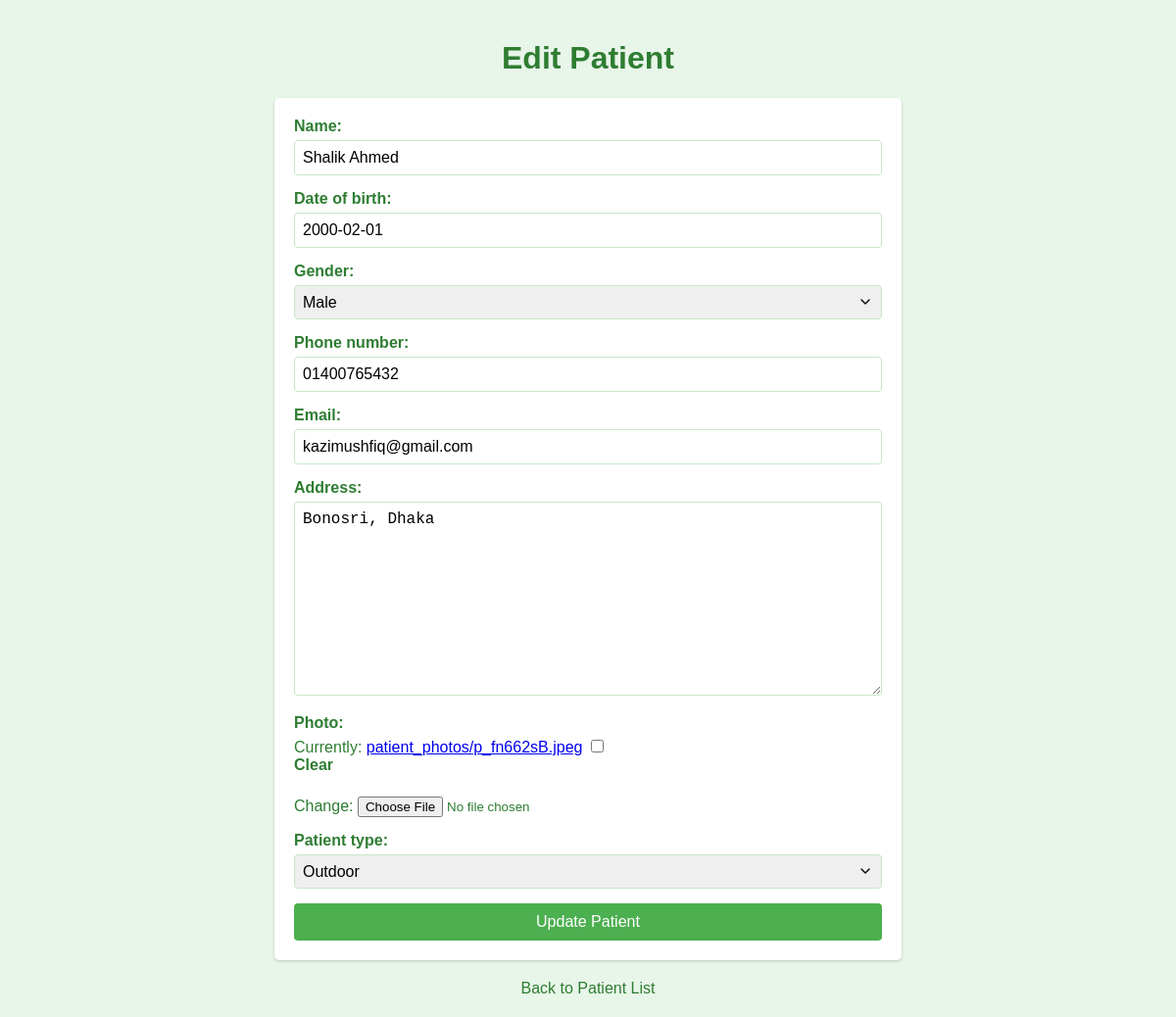
Page /patients/7/edit/ (signed in) on the committed database.
### hospital/models.py (models this page shows, shortened)
class Patient(models.Model):
    PATIENT_TYPES = [
        ('indoor', 'Indoor'),
        ('outdoor', 'Outdoor'),
    ]
    name = models.CharField(max_length=200, null=True, blank=True)
    date_of_birth = models.DateField(null=True, blank=True)
    gender = models.CharField(max_length=10, null=True, blank=True,
                    choices=[('M', 'Male'), ('F', 'Female'), ('O', 'Other')])
    phone_number = models.CharField(max_length=15, null=True, blank=True)
    email = models.EmailField(null=True, blank=True)
    address = models.TextField(null=True, blank=True)
    photo = models.ImageField(upload_to='patient_photos/', null=True, blank=True)
    patient_type = models.CharField(max_length=7,
                                    choices=PATIENT_TYPES, default='outdoor')
    is_admitted = models.BooleanField(default=False)
    admission_date = models.DateTimeField(null=True, blank=True)
    discharge_date = models.DateTimeField(null=True, blank=True)
    bed = models.OneToOneField(Bed, on_delete=models.SET_NULL,
                               null=True, blank=True, related_name='current_patient')

### hospital/views.py (the view)
# urls.py: path('patients/<int:pk>/edit/', views.patient_edit, name='patient_edit'),
@login_required
def patient_edit(request, pk):
    patient = get_object_or_404(Patient, pk=pk)
    if request.method == 'POST':
        form = PatientForm(request.POST, request.FILES, instance=patient)
        if form.is_valid():
            form.save()
            return redirect('patient_list')
    else:
        form = PatientForm(instance=patient)
    return render(request, 'hospital/patient_form.html', {'form': form})

### hospital/forms.py
class PatientForm(forms.ModelForm):
    class Meta:
        model = Patient
        fields = ['name', 'date_of_birth', 'gender',
                  'phone_number', 'email', 'address', 'photo', 'patient_type']

### hospital/templates/hospital/patient_form.html (shortened to what this page needs)
<!DOCTYPE html>
<html lang="en">
<head>
</head>
<body>
    <h1>{% if form.instance.pk %}Edit Patient{% else %}Add Patient{% endif %}</h1>
    <form method="post" enctype="multipart/form-data">
        {% for field in form %}
            <div class="form-group">
                {{ field.label_tag }}
                {{ field }}
            </div>
        {% endfor %}
        <input type="submit" value="{% if form.instance.pk %}Update{% else %}Create{% endif %} Patient">
    </form>
    <a href="{% url 'patient_list' %}" class="back-link">Back to Patient List</a>
</body>
</html>

### hospital/templates/hospital/patient_form.html (style rules this page uses)
body { font-family: Arial, sans-serif; background-color: #e8f5e9; margin: 0; padding: 20px; color: #2e7d32; }
h1 { color: #2e7d32; text-align: center; }
form { background-color: #fff; padding: 20px; border-radius: 5px; box-shadow: 0 1px 3px rgba(0,0,0,0.2); max-width: 600px; margin: 0 auto; }
.form-group { margin-bottom: 15px; }
label { display: block; margin-bottom: 5px; font-weight: bold; }
input[type="text"], input[type="number"], input[type="email"], input[type="tel"], select, textarea { width: 100%; padding: 8px; border: 1px solid #c8e6c9; border-radius: 4px; box-sizing: border-box; font-size: 16px; }
select { appearance: none; -webkit-appearance: none; -moz-appearance: none; background-repeat: no-repeat; background-position: right 8px center; background-size: 1em; }
input[type="submit"] { background-color: #4CAF50; color: white; padding: 10px 15px; border: none; border-radius: 4px; cursor: pointer; width: 100%; font-size: 16px; }
.back-link { display: block; text-align: center; margin-top: 20px; color: #2e7d32; text-decoration: none; }

### rows in the picture
Patient: form "Shalik Ahmed" "2000-02-01" "Male" "01400765432" "kazimushfiq@gmail.com" "Bonosri, Dhaka" "Outdoor", id "Update Patient"

### other values in the picture
{{ field.label_tag }} "Name:" "Date of birth:" "Gender:" "Phone number:" "Email:" "Address:" "Photo:" "Patient type:"
